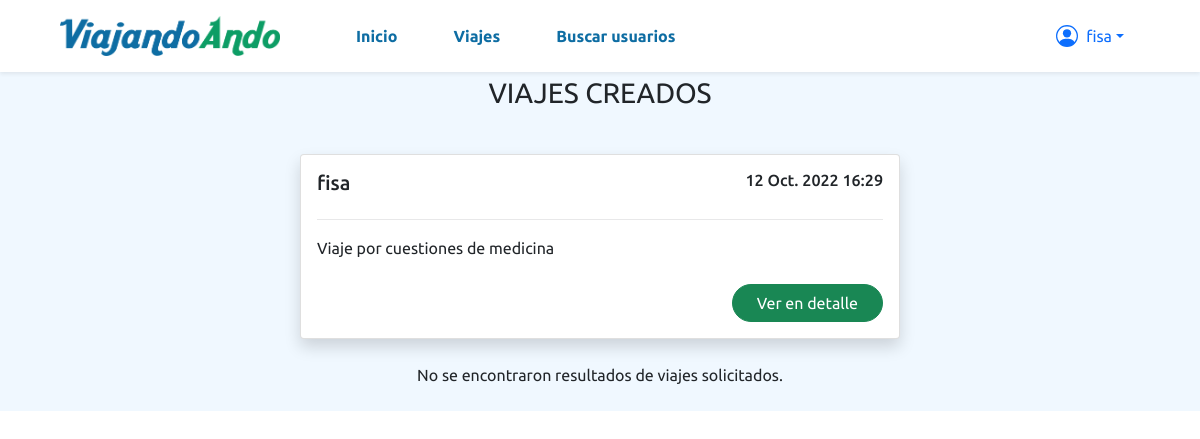
Before: /viajes/misviajes (signed in) with the older database file.
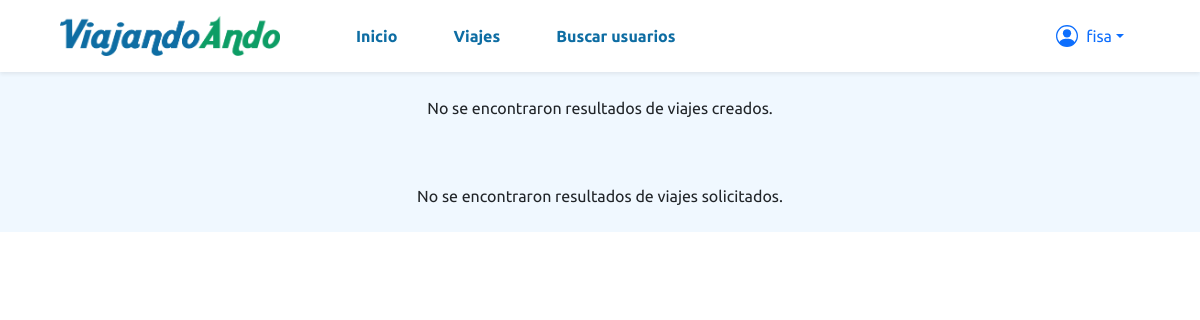
After: the same page with the newer database file.
### viajes/models.py (models this page shows, shortened)
class Viaje(models.Model):
    conductor = models.ForeignKey(Conductor,on_delete=models.CASCADE, related_name='conductor_set')
    datetime = models.DateTimeField(blank=True, null=True, default=None)
    fecha = models.DateField(blank=True, null=True, default=None)
    hora = models.TimeField(blank=True, null=True, default=None)
    ciudad_origen = models.ForeignKey(Ciudad,on_delete=models.CASCADE, related_name='ciudad_origen_set')
    ciudad_destino = models.ForeignKey(Ciudad,on_delete=models.CASCADE, related_name='ciudad_destino_set')
    pasajeros = models.ManyToManyField(User, through='UsuarioPeticion')
    imagen_vehiculo = models.ImageField(upload_to="images/")
    descripcion = models.CharField(max_length=250)
    capacidad = models.PositiveIntegerField()
    disponible = models.PositiveIntegerField(null=True, blank=True, default=None)
    class Meta:
        constraints = [
            models.UniqueConstraint(
                fields=['conductor', 'datetime'], name='unique_conductor_datetime_combination'
            )
        ]

### users/models.py (models this page shows)
class Conductor(models.Model):
    user = models.OneToOneField(User, on_delete=models.CASCADE, primary_key=True)
    licencia = models.CharField(max_length=250)
    foto_perfil = models.ImageField(upload_to="images/", null=True, default=None)
    celular = models.BigIntegerField(blank=True, null=True, default=None);
    def __str__(self):
        string = str(self.user.username)
        return string

### viajes/views.py (the view)
# urls.py: path("viajes/misviajes", viajes_views.mis_viajes, name="mis viajes"),
@login_required
def mis_viajes(request):
	viajes_creados = ''
	if request.method == "GET":
		try:
			conductor = Conductor.objects.get(user_id=request.user.id)
			viajes_creados = Viaje.objects.filter(conductor_id=conductor)
		except:
			print('No es conductor.')
		viajes_solicitados = UsuarioPeticion.objects.filter(user_id=request.user)
	return render(request, "viajes/mis_viajes.html", {'viajes_solicitados': viajes_solicitados, 'viajes_creados': viajes_creados})

### viajes/templates/viajes/mis_viajes.html (shortened to what this page needs)
{% extends 'base.html' %}
{% load static %}
{% block content_viaje %}
<div class="viajes">
  {% if viajes_creados|length == 0 %}
    <p class="text-center py-4">No se encontraron resultados de viajes creados.</p>
  {% else %}
    <p class="text-center fs-3">VIAJES CREADOS</p>
    {% for viaje in viajes_creados %}
      <div class="d-flex justify-content-center pt-4">
        <div class="card shadow rounded cardViaje">
          <div class="card-body">
            <div class="d-flex justify-content-between">
              <h5 class="card-title d-inline">{{viaje.conductor}}</h5>
              <h6 class="text-end d-inline">{{viaje.datetime}}</h6>
            </div>
            <hr>
              <p class="card-text mb-4">{{viaje.descripcion}}</p>
              <div class="d-flex justify-content-end">
                <a class="btn btn-success text-center px-4 rounded-pill" href="misviajes/{{viaje.id}}">Ver en detalle</a>
              </div>
          </div>
        </div>
      </div>
    {% endfor %}
  {% endif %}
  <div class="viajes">
    {% if viajes_solicitados|length == 0 %}
      <p class="text-center py-4">No se encontraron resultados de viajes solicitados.</p>
    {% endif %}
</div>
{% endblock %}

Changed rows visible on the page:
removed Viaje: conductor "fisa", datetime "12 Oct. 2022 16:29", descripcion "Viaje por cuestiones de medicina"
Other visible differences:
text no longer shown: "VIAJES CREADOS"
text now shown: "No se encontraron resultados de viajes creados."
